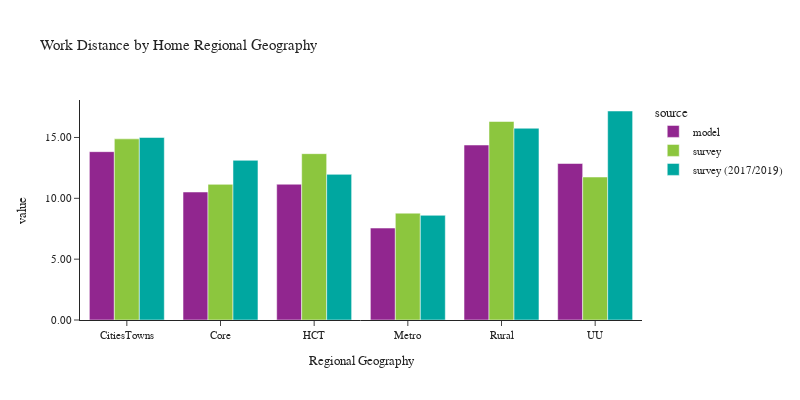

Notebook code cell kept with this figure:
### Code cell
plot_work_location(df_workers, 'rg_proposed_home', 'Home Regional Geography', 'Regional Geography')

### Figure 1 — Plotly figure (JSON) as saved in the notebook; plotly's stock layout.template omitted (floating-point values rounded to 4 significant figures)
{"data": [{"alignmentgroup": "True", "customdata": [[186195], [498899], [469940], [721669], [248425], [84973]], "hovertemplate": "source=model<br>rg_proposed_home=%{x}<br>value=%{y}<br>sample count=%{customdata[0]}<extra></extra>", "legendgroup": "model", "marker": {"color": "#91268F", "pattern": {"shape": ""}}, "name": "model", "offsetgroup": "model", "orientation": "v", "showlegend": true, "textposition": "auto", "type": "bar", "x": ["CitiesTowns", "Core", "HCT", "Metro", "Rural", "UU"], "xaxis": "x", "y": [13.83, 10.52, 11.16, 7.556, 14.38, 12.86], "yaxis": "y"}, {"alignmentgroup": "True", "customdata": [[96], [229], [357], [1787], [188], [35]], "hovertemplate": "source=survey<br>rg_proposed_home=%{x}<br>value=%{y}<br>sample count=%{customdata[0]}<extra></extra>", "legendgroup": "survey", "marker": {"color": "#8CC63E", "pattern": {"shape": ""}}, "name": "survey", "offsetgroup": "survey", "orientation": "v", "showlegend": true, "textposition": "auto", "type": "bar", "x": ["CitiesTowns", "Core", "HCT", "Metro", "Rural", "UU"], "xaxis": "x", "y": [14.89, 11.15, 13.67, 8.781, 16.31, 11.75], "yaxis": "y"}, {"alignmentgroup": "True", "customdata": [[111], [953], [380], [3929], [175], [47]], "hovertemplate": "source=survey (2017/2019)<br>rg_proposed_home=%{x}<br>value=%{y}<br>sample count=%{customdata[0]}<extra></extra>", "legendgroup": "survey (2017/2019)", "marker": {"color": "#00A7A0", "pattern": {"shape": ""}}, "name": "survey (2017/2019)", "offsetgroup": "survey (2017/2019)", "orientation": "v", "showlegend": true, "textposition": "auto", "type": "bar", "x": ["CitiesTowns", "Core", "HCT", "Metro", "Rural", "UU"], "xaxis": "x", "y": [15.0, 13.12, 11.97, 8.603, 15.76, 17.18], "yaxis": "y"}], "layout": {"barmode": "group", "font": {"size": 11}, "height": 400, "legend": {"title": {"text": "source"}, "tracegroupgap": 0}, "title": {"text": "Work Distance by Home Regional Geography"}, "width": 800, "xaxis": {"anchor": "y", "domain": [0.0, 1.0], "title": {"text": "Regional Geography"}}, "yaxis": {"anchor": "x", "domain": [0.0, 1.0], "tickformat": ".2f", "title": {"text": "value"}}}}
